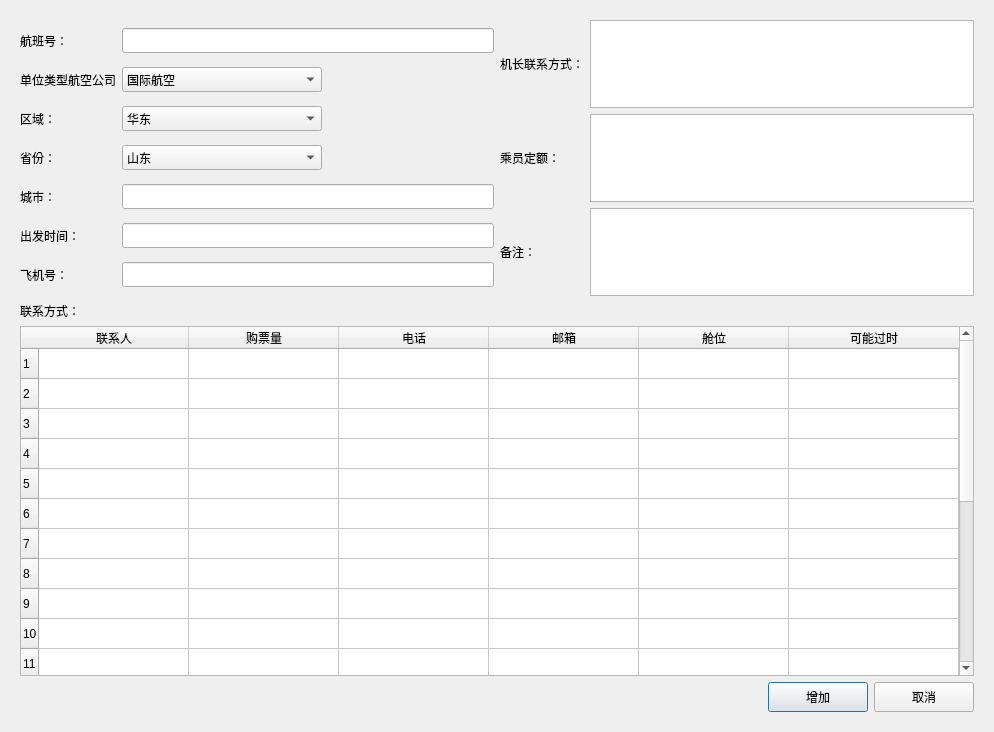
<?xml version="1.0" encoding="UTF-8"?>
<ui version="4.0">
 <class>userticket</class>
 <widget class="QDialog" name="userticket">
  <property name="geometry">
   <rect>
    <x>0</x>
    <y>0</y>
    <width>994</width>
    <height>732</height>
   </rect>
  </property>
  <property name="windowTitle">
   <string>编辑航班信息</string>
  </property>
  <layout class="QVBoxLayout" name="verticalLayout">
   <property name="spacing">
    <number>6</number>
   </property>
   <property name="leftMargin">
    <number>20</number>
   </property>
   <property name="topMargin">
    <number>20</number>
   </property>
   <property name="rightMargin">
    <number>20</number>
   </property>
   <property name="bottomMargin">
    <number>20</number>
   </property>
   <item>
    <layout class="QHBoxLayout" name="horizontalLayout_2">
     <item>
      <layout class="QGridLayout" name="gridLayout_2">
       <item row="0" column="0">
        <widget class="QLabel" name="label_6">
         <property name="text">
          <string>航班号：</string>
         </property>
        </widget>
       </item>
       <item row="0" column="1">
        <widget class="QLineEdit" name="edit1">
         <property name="minimumSize">
          <size>
           <width>0</width>
           <height>25</height>
          </size>
         </property>
         <property name="maximumSize">
          <size>
           <width>400</width>
           <height>16777215</height>
          </size>
         </property>
        </widget>
       </item>
       <item row="1" column="0">
        <widget class="QLabel" name="label_7">
         <property name="text">
          <string>单位类型航空公司</string>
         </property>
        </widget>
       </item>
       <item row="1" column="1">
        <widget class="QComboBox" name="combo1">
         <property name="minimumSize">
          <size>
           <width>0</width>
           <height>25</height>
          </size>
         </property>
         <property name="maximumSize">
          <size>
           <width>200</width>
           <height>16777215</height>
          </size>
         </property>
         <item>
          <property name="text">
           <string>国际航空</string>
          </property>
         </item>
         <item>
          <property name="text">
           <string>南方航空</string>
          </property>
         </item>
         <item>
          <property name="text">
           <string>海南航空</string>
          </property>
         </item>
         <item>
          <property name="text">
           <string>长沙航空</string>
          </property>
         </item>
         <item>
          <property name="text">
           <string>深圳航空</string>
          </property>
         </item>
         <item>
          <property name="text">
           <string>东方航空</string>
          </property>
         </item>
         <item>
          <property name="text">
           <string>厦门航空</string>
          </property>
         </item>
         <item>
          <property name="text">
           <string>四川航空</string>
          </property>
         </item>
        </widget>
       </item>
       <item row="2" column="0">
        <widget class="QLabel" name="label">
         <property name="text">
          <string>区域：</string>
         </property>
        </widget>
       </item>
       <item row="2" column="1">
        <widget class="QComboBox" name="combo2">
         <property name="minimumSize">
          <size>
           <width>0</width>
           <height>25</height>
          </size>
         </property>
         <property name="maximumSize">
          <size>
           <width>200</width>
           <height>16777215</height>
          </size>
         </property>
         <item>
          <property name="text">
           <string>华东</string>
          </property>
         </item>
         <item>
          <property name="text">
           <string>华南</string>
          </property>
         </item>
         <item>
          <property name="text">
           <string>华中</string>
          </property>
         </item>
         <item>
          <property name="text">
           <string>华北</string>
          </property>
         </item>
         <item>
          <property name="text">
           <string>其他</string>
          </property>
         </item>
         <item>
          <property name="text">
           <string>外</string>
          </property>
         </item>
        </widget>
       </item>
       <item row="3" column="0">
        <widget class="QLabel" name="label_2">
         <property name="text">
          <string>省份：</string>
         </property>
        </widget>
       </item>
       <item row="3" column="1">
        <widget class="QComboBox" name="combo3">
         <property name="minimumSize">
          <size>
           <width>0</width>
           <height>25</height>
          </size>
         </property>
         <property name="maximumSize">
          <size>
           <width>200</width>
           <height>16777215</height>
          </size>
         </property>
         <item>
          <property name="text">
           <string>山东</string>
          </property>
         </item>
         <item>
          <property name="text">
           <string>浙江</string>
          </property>
         </item>
         <item>
          <property name="text">
           <string>江苏</string>
          </property>
         </item>
         <item>
          <property name="text">
           <string>安徽</string>
          </property>
         </item>
         <item>
          <property name="text">
           <string>上海</string>
          </property>
         </item>
         <item>
          <property name="text">
           <string>福建</string>
          </property>
         </item>
         <item>
          <property name="text">
           <string>湖北</string>
          </property>
         </item>
         <item>
          <property name="text">
           <string>湖南</string>
          </property>
         </item>
         <item>
          <property name="text">
           <string>河南</string>
          </property>
         </item>
         <item>
          <property name="text">
           <string>江西</string>
          </property>
         </item>
         <item>
          <property name="text">
           <string>北京</string>
          </property>
         </item>
         <item>
          <property name="text">
           <string>天津</string>
          </property>
         </item>
         <item>
          <property name="text">
           <string>河北</string>
          </property>
         </item>
         <item>
          <property name="text">
           <string>山西</string>
          </property>
         </item>
         <item>
          <property name="text">
           <string>内蒙</string>
          </property>
         </item>
         <item>
          <property name="text">
           <string>广东</string>
          </property>
         </item>
         <item>
          <property name="text">
           <string>广西</string>
          </property>
         </item>
         <item>
          <property name="text">
           <string>海南</string>
          </property>
         </item>
         <item>
          <property name="text">
           <string>宁夏</string>
          </property>
         </item>
         <item>
          <property name="text">
           <string>新疆</string>
          </property>
         </item>
         <item>
          <property name="text">
           <string>青海</string>
          </property>
         </item>
         <item>
          <property name="text">
           <string>陕西</string>
          </property>
         </item>
         <item>
          <property name="text">
           <string>甘肃</string>
          </property>
         </item>
         <item>
          <property name="text">
           <string>四川</string>
          </property>
         </item>
         <item>
          <property name="text">
           <string>云南</string>
          </property>
         </item>
         <item>
          <property name="text">
           <string>贵州</string>
          </property>
         </item>
         <item>
          <property name="text">
           <string>西藏</string>
          </property>
         </item>
         <item>
          <property name="text">
           <string>重庆</string>
          </property>
         </item>
         <item>
          <property name="text">
           <string>辽宁</string>
          </property>
         </item>
         <item>
          <property name="text">
           <string>吉林</string>
          </property>
         </item>
         <item>
          <property name="text">
           <string>黑龙江</string>
          </property>
         </item>
        </widget>
       </item>
       <item row="4" column="0">
        <widget class="QLabel" name="label_3">
         <property name="text">
          <string>城市：</string>
         </property>
        </widget>
       </item>
       <item row="4" column="1">
        <widget class="QLineEdit" name="edit2">
         <property name="minimumSize">
          <size>
           <width>0</width>
           <height>25</height>
          </size>
         </property>
         <property name="maximumSize">
          <size>
           <width>400</width>
           <height>16777215</height>
          </size>
         </property>
        </widget>
       </item>
       <item row="5" column="0">
        <widget class="QLabel" name="label_4">
         <property name="text">
          <string>出发时间：</string>
         </property>
        </widget>
       </item>
       <item row="5" column="1">
        <widget class="QLineEdit" name="edit3">
         <property name="minimumSize">
          <size>
           <width>0</width>
           <height>25</height>
          </size>
         </property>
         <property name="maximumSize">
          <size>
           <width>400</width>
           <height>16777215</height>
          </size>
         </property>
        </widget>
       </item>
       <item row="6" column="0">
        <widget class="QLabel" name="label_5">
         <property name="text">
          <string>飞机号：</string>
         </property>
        </widget>
       </item>
       <item row="6" column="1">
        <widget class="QLineEdit" name="edit4">
         <property name="minimumSize">
          <size>
           <width>0</width>
           <height>25</height>
          </size>
         </property>
         <property name="maximumSize">
          <size>
           <width>400</width>
           <height>16777215</height>
          </size>
         </property>
        </widget>
       </item>
      </layout>
     </item>
     <item>
      <layout class="QGridLayout" name="gridLayout">
       <item row="0" column="0">
        <widget class="QLabel" name="label_8">
         <property name="text">
          <string>机长联系方式：</string>
         </property>
        </widget>
       </item>
       <item row="0" column="1">
        <widget class="QTextEdit" name="textEdit"/>
       </item>
       <item row="1" column="0">
        <widget class="QLabel" name="label_10">
         <property name="text">
          <string>乘员定额：</string>
         </property>
        </widget>
       </item>
       <item row="1" column="1">
        <widget class="QTextEdit" name="textEdit2"/>
       </item>
       <item row="2" column="0">
        <widget class="QLabel" name="label_11">
         <property name="text">
          <string>备注：</string>
         </property>
        </widget>
       </item>
       <item row="2" column="1">
        <widget class="QTextEdit" name="textEdit3"/>
       </item>
      </layout>
     </item>
    </layout>
   </item>
   <item>
    <widget class="QLabel" name="label_9">
     <property name="text">
      <string>联系方式：</string>
     </property>
    </widget>
   </item>
   <item>
    <widget class="QTableWidget" name="tableWidget">
     <property name="minimumSize">
      <size>
       <width>0</width>
       <height>350</height>
      </size>
     </property>
     <attribute name="horizontalHeaderCascadingSectionResizes">
      <bool>false</bool>
     </attribute>
     <attribute name="horizontalHeaderMinimumSectionSize">
      <number>100</number>
     </attribute>
     <attribute name="horizontalHeaderDefaultSectionSize">
      <number>150</number>
     </attribute>
     <attribute name="horizontalHeaderStretchLastSection">
      <bool>true</bool>
     </attribute>
     <row>
      <property name="text">
       <string>1</string>
      </property>
     </row>
     <row>
      <property name="text">
       <string>2</string>
      </property>
     </row>
     <row>
      <property name="text">
       <string>3</string>
      </property>
     </row>
     <row>
      <property name="text">
       <string>4</string>
      </property>
     </row>
     <row>
      <property name="text">
       <string>5</string>
      </property>
     </row>
     <row>
      <property name="text">
       <string>6</string>
      </property>
     </row>
     <row>
      <property name="text">
       <string>7</string>
      </property>
     </row>
     <row>
      <property name="text">
       <string>8</string>
      </property>
     </row>
     <row>
      <property name="text">
       <string>9</string>
      </property>
     </row>
     <row>
      <property name="text">
       <string>10</string>
      </property>
     </row>
     <row>
      <property name="text">
       <string>11</string>
      </property>
     </row>
     <row>
      <property name="text">
       <string>12</string>
      </property>
     </row>
     <row>
      <property name="text">
       <string>13</string>
      </property>
     </row>
     <row>
      <property name="text">
       <string>14</string>
      </property>
     </row>
     <row>
      <property name="text">
       <string>15</string>
      </property>
     </row>
     <row>
      <property name="text">
       <string>16</string>
      </property>
     </row>
     <row>
      <property name="text">
       <string>17</string>
      </property>
     </row>
     <row>
      <property name="text">
       <string>18</string>
      </property>
     </row>
     <row>
      <property name="text">
       <string>19</string>
      </property>
     </row>
     <row>
      <property name="text">
       <string>20</string>
      </property>
     </row>
     <column>
      <property name="text">
       <string>联系人</string>
      </property>
     </column>
     <column>
      <property name="text">
       <string>购票量</string>
      </property>
     </column>
     <column>
      <property name="text">
       <string>电话</string>
      </property>
     </column>
     <column>
      <property name="text">
       <string>邮箱</string>
      </property>
     </column>
     <column>
      <property name="text">
       <string>舱位</string>
      </property>
     </column>
     <column>
      <property name="text">
       <string>可能过时</string>
      </property>
     </column>
    </widget>
   </item>
   <item>
    <layout class="QHBoxLayout" name="horizontalLayout">
     <item>
      <widget class="QLabel" name="labelTip">
       <property name="minimumSize">
        <size>
         <width>400</width>
         <height>0</height>
        </size>
       </property>
       <property name="text">
        <string/>
       </property>
      </widget>
     </item>
     <item>
      <spacer name="horizontalSpacer">
       <property name="orientation">
        <enum>Qt::Horizontal</enum>
       </property>
       <property name="sizeHint" stdset="0">
        <size>
         <width>40</width>
         <height>20</height>
        </size>
       </property>
      </spacer>
     </item>
     <item>
      <widget class="QPushButton" name="btnAdd">
       <property name="minimumSize">
        <size>
         <width>100</width>
         <height>30</height>
        </size>
       </property>
       <property name="text">
        <string>增加</string>
       </property>
      </widget>
     </item>
     <item>
      <widget class="QPushButton" name="btnCancel">
       <property name="minimumSize">
        <size>
         <width>100</width>
         <height>30</height>
        </size>
       </property>
       <property name="text">
        <string>取消</string>
       </property>
      </widget>
     </item>
    </layout>
   </item>
  </layout>
 </widget>
 <resources/>
 <connections/>
</ui>
